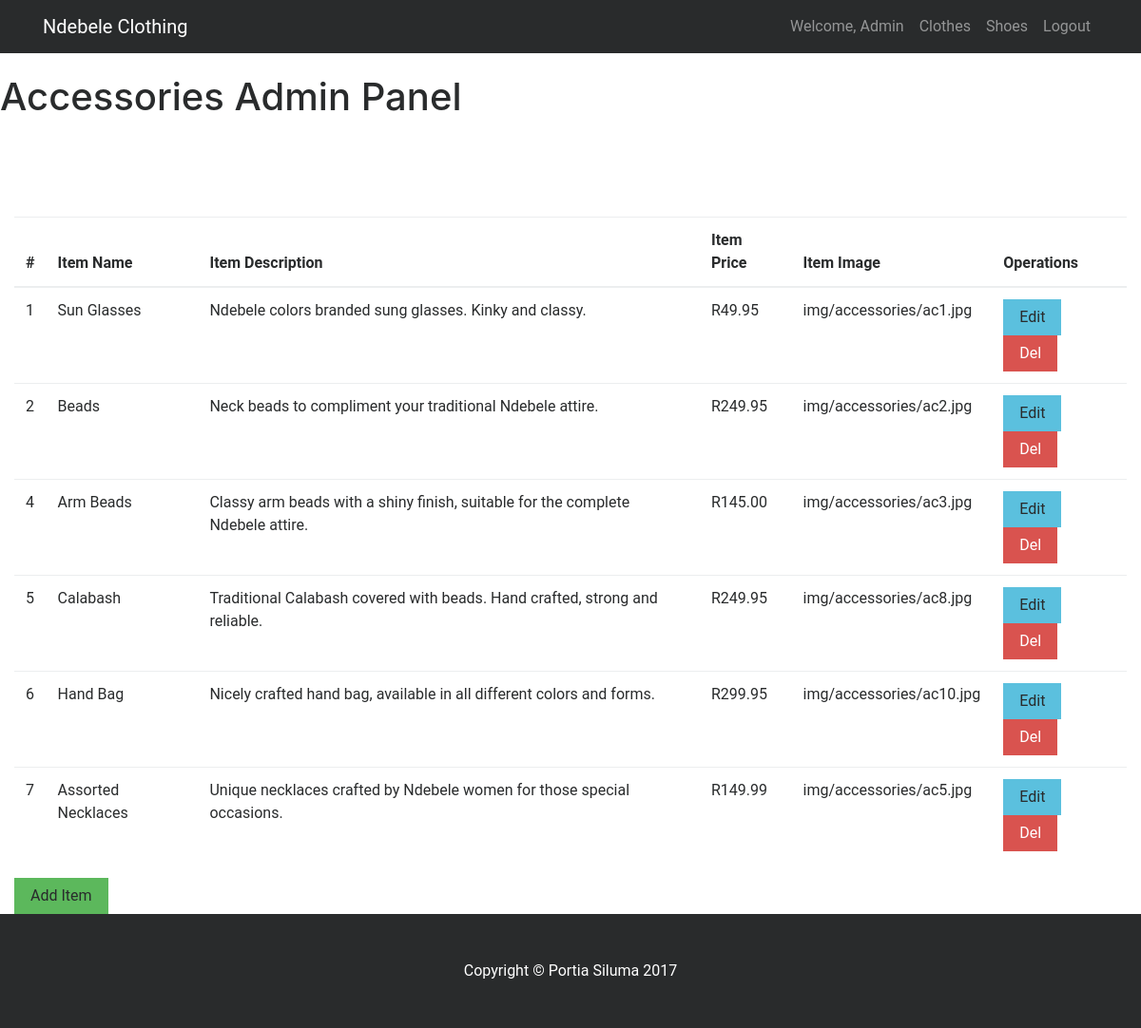
The page /adminops_accessories.php on the database its author committed.
### tables this page shows
CREATE TABLE `tbl_accessories` (
  `id` int(11) NOT NULL,
  `name` varchar(100) NOT NULL,
  `description` varchar(200) NOT NULL,
  `price` double(9,2) NOT NULL,
  `image` varchar(100) NOT NULL
);

### adminops_accessories.php (the view, shortened to what this page needs)
<?php
    require 'connect.php';
    $accessories_query = mysqli_query($connect, 'select * from tbl_accessories');
?>
<!DOCTYPE html>
<html lang="en">
<head>
    <link href="vendor/bootstrap/css/bootstrap.min.css" rel="stylesheet">
    <link href="css/shop-homepage.css" rel="stylesheet">
</head>
<body>
    <nav class="navbar fixed-top navbar-toggleable-md navbar-inverse bg-inverse">
        <div class="container">
            <a class="navbar-brand" href="#">Ndebele Clothing</a>
            <div class="collapse navbar-collapse" id="navbarExample">
                <ul class="navbar-nav ml-auto">
                    <li class="nav-item">
                        <a class="nav-link" href="#">Welcome, Admin</a>
                    </li>
                    <li class="nav-item">
                        <a class="nav-link" href="adminops_clothes.php">Clothes</a>
                    </li>
                    <li class="nav-item">
                        <a class="nav-link" href="adminops_shoes.php">Shoes</a>
                    </li>
                    <li class="nav-item">
                        <a class="nav-link" href="index.php">Logout</a>
                    </li>
                </ul>
            </div>
        </div>
    </nav>
    <br />
     <h1>Accessories Admin Panel</h1>
     <br />
     <br />
    <div class="container">
        <div class="row">
            <br />
            <br />
                <div class="row">
                    <table class="table">
                         <thead>
                            <tr>
                              <th>#</th>
                              <th>Item Name</th>
                              <th>Item Description</th>
                              <th>Item Price</th>
                              <th>Item Image</th>
                              <th>Operations</th>
                            </tr>
                          </thead>
                          <tbody>
                            <?php while($product = mysqli_fetch_object($accessories_query)) {
                            ?>
                                <tr>
                                    <td><?php echo $product->id ?></td>
                                    <td><?php echo $product->name ?></td>
                                    <td><?php echo $product->description ?></td>
                                    <td>R<?php echo $product->price ?></td>
                                    <td><?php echo $product->image ?></td>
                                    <td>
                                        <a class="btn btn-info" onclick="launch_edit_modal('<?php echo $product->id ?>','<?php echo $product->name ?>','<?php echo $product->description ?>','<?php echo $product->price ?>')">Edit</a>
                                        <a class="btn btn-danger" href="adminops.php?action=del&cat=accessories&id=<?php echo $product->id ?>">Del</a>
                                    </td>
                                </tr>
                            <?php
                                }
                            ?>
                          </tbody>
                    </table>
                    <a class="btn btn-success" onclick="launch_add_modal()">Add Item</a>
                </div>
            </div>
        </div>
    <footer class="py-5 bg-inverse">
        <div class="container">
            <p class="m-0 text-center text-white">Copyright &copy; Portia Siluma 2017</p>
        </div>
    </footer>
</body>
</html>

### css/shop-homepage.css (style rules this page uses)
body { padding-top: 54px; }
@media (min-width: 992px) { body { padding-top: 56px; } }
* { font-family: 'Roboto', sans-serif; }
.btn { border-radius: 0px; }

### rows shown on the page
tbl_accessories: id "1", name "Sun Glasses", description "Ndebele colors branded sung glasses. Kinky and classy.", price "49.95", image "img/accessories/ac1.jpg"
tbl_accessories: id "2", name "Beads", description "Neck beads to compliment your traditional Ndebele attire.", price "249.95", image "img/accessories/ac2.jpg"
tbl_accessories: id "4", name "Arm Beads", description "Classy arm beads with a shiny finish, suitable for the complete Ndebele attire.", price "145.00", image "img/accessories/ac3.jpg"
tbl_accessories: id "5", name "Calabash", description "Traditional Calabash covered with beads. Hand crafted, strong and reliable.", price "249.95", image "img/accessories/ac8.jpg"
tbl_accessories: id "6", name "Hand Bag", description "Nicely crafted hand bag, available in all different colors and forms.", price "299.95", image "img/accessories/ac10.jpg"
tbl_accessories: id "7", name "Assorted Necklaces", description "Unique necklaces crafted by Ndebele women for those special occasions.", price "149.99", image "img/accessories/ac5.jpg"
